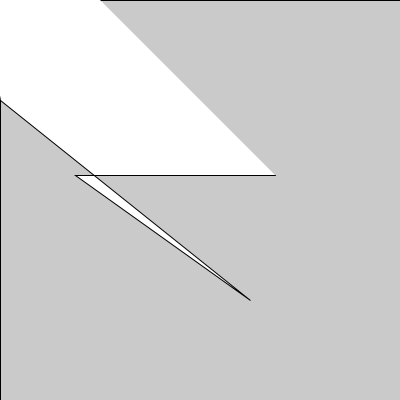
Frame 1 (no input)
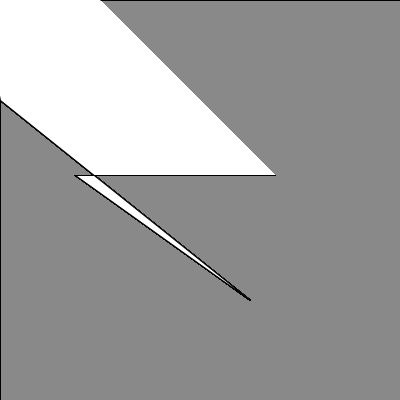
Frame 60 (the mouse pressed at the canvas centre just before this capture)
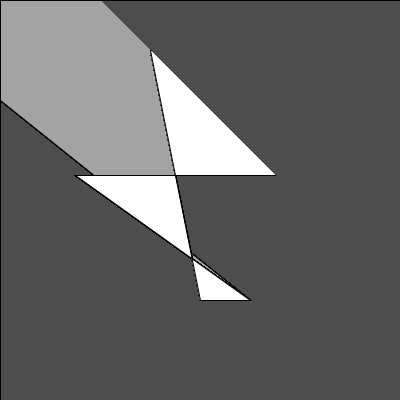
Frame 120 (the mouse held since frame 60 and released just before this capture)

The Processing sketch that drew these frames (run headless with seeded random() and noise(); from frame 60 on, the mouse is pressed at the canvas centre):

// Processing sketch: processing_146762
// ── processing_146762.pde

void setup() {
  size (400,400);
  smooth();
  frameRate (100);
  
}

void draw() {
 fill(0, 2);  // background colour, alpha for motion blur
 rect(0,0,width,height); // background shape size of window
 line(9,3,6,5,6,6);
 fill(255);
 beginShape();
vertex(mouseX-50, mouseY-150);
vertex(mouseX, mouseY+100);
vertex(250, 300);
vertex(75, 175);
vertex(275, 175);
endShape();
 
 
}
